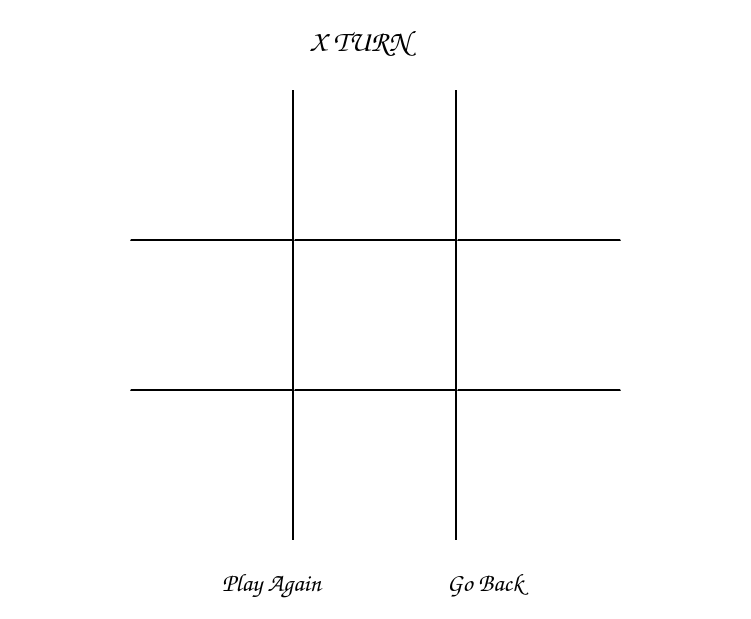
<?xml version="1.0" encoding="UTF-8"?>
<ui version="4.0">
 <class>MainWindow</class>
 <widget class="QMainWindow" name="MainWindow">
  <property name="geometry">
   <rect>
    <x>0</x>
    <y>0</y>
    <width>751</width>
    <height>619</height>
   </rect>
  </property>
  <property name="windowTitle">
   <string>MainWindow</string>
  </property>
  <widget class="QWidget" name="centralwidget">
   <property name="styleSheet">
    <string notr="true">QWidget {
	
	background-color:rgb(255,255,255);

}</string>
   </property>
   <widget class="QWidget" name="gridLayoutWidget">
    <property name="geometry">
     <rect>
      <x>130</x>
      <y>90</y>
      <width>491</width>
      <height>452</height>
     </rect>
    </property>
    <property name="sizePolicy">
     <sizepolicy hsizetype="Preferred" vsizetype="Preferred">
      <horstretch>150</horstretch>
      <verstretch>150</verstretch>
     </sizepolicy>
    </property>
    <property name="minimumSize">
     <size>
      <width>150</width>
      <height>150</height>
     </size>
    </property>
    <layout class="QGridLayout" name="gridLayout">
     <property name="spacing">
      <number>0</number>
     </property>
     <item row="0" column="0">
      <widget class="QPushButton" name="pushButton_11">
       <property name="sizePolicy">
        <sizepolicy hsizetype="Minimum" vsizetype="Fixed">
         <horstretch>150</horstretch>
         <verstretch>150</verstretch>
        </sizepolicy>
       </property>
       <property name="minimumSize">
        <size>
         <width>150</width>
         <height>150</height>
        </size>
       </property>
       <property name="styleSheet">
        <string notr="true">QPushButton {
   border-right: 2px solid black;
   border-bottom: 2px solid black;
   border-top:0px;
   font-size:150px;
   text-align:center;
   padding-bottom:10px;
   padding-right:5px;
   font-family:Comic Sans MS;
 }</string>
       </property>
       <property name="text">
        <string/>
       </property>
      </widget>
     </item>
     <item row="1" column="2">
      <widget class="QPushButton" name="pushButton_23">
       <property name="sizePolicy">
        <sizepolicy hsizetype="Minimum" vsizetype="Fixed">
         <horstretch>150</horstretch>
         <verstretch>150</verstretch>
        </sizepolicy>
       </property>
       <property name="minimumSize">
        <size>
         <width>150</width>
         <height>150</height>
        </size>
       </property>
       <property name="styleSheet">
        <string notr="true">QPushButton {
   border-bottom: 2px solid black;
   border-top:0px;
   font-size:150px;
   text-align:center;
   padding-bottom:10px;
   padding-right:5px;
   font-family:Comic Sans MS;
 }</string>
       </property>
       <property name="text">
        <string/>
       </property>
      </widget>
     </item>
     <item row="2" column="2">
      <widget class="QPushButton" name="pushButton_33">
       <property name="sizePolicy">
        <sizepolicy hsizetype="Minimum" vsizetype="Fixed">
         <horstretch>150</horstretch>
         <verstretch>150</verstretch>
        </sizepolicy>
       </property>
       <property name="minimumSize">
        <size>
         <width>150</width>
         <height>150</height>
        </size>
       </property>
       <property name="styleSheet">
        <string notr="true">QPushButton {
   border-top:0px;
   font-size:150px;
   text-align:center;
   padding-bottom:10px;
   padding-right:5px;
   font-family:Comic Sans MS;
 }</string>
       </property>
       <property name="text">
        <string/>
       </property>
      </widget>
     </item>
     <item row="1" column="1">
      <widget class="QPushButton" name="pushButton_22">
       <property name="sizePolicy">
        <sizepolicy hsizetype="Minimum" vsizetype="Fixed">
         <horstretch>150</horstretch>
         <verstretch>150</verstretch>
        </sizepolicy>
       </property>
       <property name="minimumSize">
        <size>
         <width>150</width>
         <height>150</height>
        </size>
       </property>
       <property name="styleSheet">
        <string notr="true">QPushButton {
   border-right: 2px solid black;
   border-bottom: 2px solid black;
   border-top:0px;
   font-size:150px;
   text-align:center;
   padding-bottom:10px;
   padding-right:5px;
   font-family:Comic Sans MS;
 }</string>
       </property>
       <property name="text">
        <string/>
       </property>
      </widget>
     </item>
     <item row="1" column="0">
      <widget class="QPushButton" name="pushButton_21">
       <property name="sizePolicy">
        <sizepolicy hsizetype="Minimum" vsizetype="Fixed">
         <horstretch>150</horstretch>
         <verstretch>150</verstretch>
        </sizepolicy>
       </property>
       <property name="minimumSize">
        <size>
         <width>150</width>
         <height>150</height>
        </size>
       </property>
       <property name="styleSheet">
        <string notr="true">QPushButton {
   border-right: 2px solid black;
   border-bottom: 2px solid black;
   border-top:0px;
   font-size:150px;
   text-align:center;
   padding-bottom:10px;
   padding-right:5px;
   font-family:Comic Sans MS;
 }</string>
       </property>
       <property name="text">
        <string/>
       </property>
      </widget>
     </item>
     <item row="2" column="1">
      <widget class="QPushButton" name="pushButton_32">
       <property name="sizePolicy">
        <sizepolicy hsizetype="Minimum" vsizetype="Fixed">
         <horstretch>150</horstretch>
         <verstretch>150</verstretch>
        </sizepolicy>
       </property>
       <property name="minimumSize">
        <size>
         <width>150</width>
         <height>150</height>
        </size>
       </property>
       <property name="styleSheet">
        <string notr="true">QPushButton {
   border-right: 2px solid black;
   border-top:0px;
   font-size:150px;
   text-align:center;
   padding-bottom:10px;
   padding-right:5px;
   font-family:Comic Sans MS;
 }</string>
       </property>
       <property name="text">
        <string/>
       </property>
      </widget>
     </item>
     <item row="2" column="0">
      <widget class="QPushButton" name="pushButton_31">
       <property name="sizePolicy">
        <sizepolicy hsizetype="Minimum" vsizetype="Fixed">
         <horstretch>150</horstretch>
         <verstretch>150</verstretch>
        </sizepolicy>
       </property>
       <property name="minimumSize">
        <size>
         <width>150</width>
         <height>150</height>
        </size>
       </property>
       <property name="styleSheet">
        <string notr="true">QPushButton {
   border-right: 2px solid black;
   border-top:0px;
   font-size:150px;
   text-align:center;
   padding-bottom:10px;
   padding-right:5px;
   font-family:Comic Sans MS;
 }</string>
       </property>
       <property name="text">
        <string/>
       </property>
      </widget>
     </item>
     <item row="0" column="2">
      <widget class="QPushButton" name="pushButton_13">
       <property name="sizePolicy">
        <sizepolicy hsizetype="Minimum" vsizetype="Fixed">
         <horstretch>150</horstretch>
         <verstretch>150</verstretch>
        </sizepolicy>
       </property>
       <property name="minimumSize">
        <size>
         <width>150</width>
         <height>150</height>
        </size>
       </property>
       <property name="styleSheet">
        <string notr="true">QPushButton {
   border-bottom: 2px solid black;
   border-top:0px;
   font-size:150px;
   text-align:center;
   padding-bottom:10px;
   padding-right:5px;
   font-family:Comic Sans MS;
 }</string>
       </property>
       <property name="text">
        <string/>
       </property>
      </widget>
     </item>
     <item row="0" column="1">
      <widget class="QPushButton" name="pushButton_12">
       <property name="sizePolicy">
        <sizepolicy hsizetype="Minimum" vsizetype="Fixed">
         <horstretch>150</horstretch>
         <verstretch>150</verstretch>
        </sizepolicy>
       </property>
       <property name="minimumSize">
        <size>
         <width>150</width>
         <height>150</height>
        </size>
       </property>
       <property name="styleSheet">
        <string notr="true">QPushButton {
   border-right: 2px solid black;
   border-bottom: 2px solid black;
   border-top:0px;
   font-size:150px;
   text-align:center;
   padding-bottom:10px;
   padding-right:5px;
   font-family:Comic Sans MS;
 }</string>
       </property>
       <property name="text">
        <string/>
       </property>
      </widget>
     </item>
    </layout>
   </widget>
   <widget class="QLabel" name="turnLabel">
    <property name="geometry">
     <rect>
      <x>310</x>
      <y>20</y>
      <width>221</width>
      <height>41</height>
     </rect>
    </property>
    <property name="styleSheet">
     <string notr="true">QLabel {
	font-size:30px;
    font-family: Comic Sans MS;

}</string>
    </property>
    <property name="text">
     <string>X TURN</string>
    </property>
   </widget>
   <widget class="QWidget" name="">
    <property name="geometry">
     <rect>
      <x>170</x>
      <y>540</y>
      <width>421</width>
      <height>92</height>
     </rect>
    </property>
    <layout class="QHBoxLayout" name="horizontalLayout">
     <item>
      <widget class="QPushButton" name="playAgainButton">
       <property name="sizePolicy">
        <sizepolicy hsizetype="Minimum" vsizetype="Fixed">
         <horstretch>30</horstretch>
         <verstretch>100</verstretch>
        </sizepolicy>
       </property>
       <property name="minimumSize">
        <size>
         <width>70</width>
         <height>30</height>
        </size>
       </property>
       <property name="styleSheet">
        <string notr="true">QPushButton {

   font-size:25px;
   text-align:center;
   padding-bottom:10px;
   padding-right:5px;
   font-family:Comic Sans MS;
   border:no-border;
   padding-top:5px;
}

QPushButton:hover {
	border-width:2px;
    border-color:black;
	border-style:groove;
    border-radius:15%;
}</string>
       </property>
       <property name="text">
        <string>Play Again</string>
       </property>
      </widget>
     </item>
     <item>
      <widget class="QPushButton" name="goBackButton">
       <property name="sizePolicy">
        <sizepolicy hsizetype="Minimum" vsizetype="Fixed">
         <horstretch>30</horstretch>
         <verstretch>100</verstretch>
        </sizepolicy>
       </property>
       <property name="minimumSize">
        <size>
         <width>70</width>
         <height>30</height>
        </size>
       </property>
       <property name="styleSheet">
        <string notr="true">QPushButton {

   font-size:25px;
   text-align:center;
   padding-bottom:5px;
   padding-right:5px;
   font-family:Comic Sans MS;
   border:no-border;
   opacity:0;
   background-color:transparent;
}

QPushButton:hover {
	border-width:2px;
    border-color:black;
	border-style:groove;
    border-radius:15%;
}</string>
       </property>
       <property name="text">
        <string>Go Back</string>
       </property>
      </widget>
     </item>
    </layout>
   </widget>
  </widget>
 </widget>
 <resources/>
 <connections/>
</ui>
